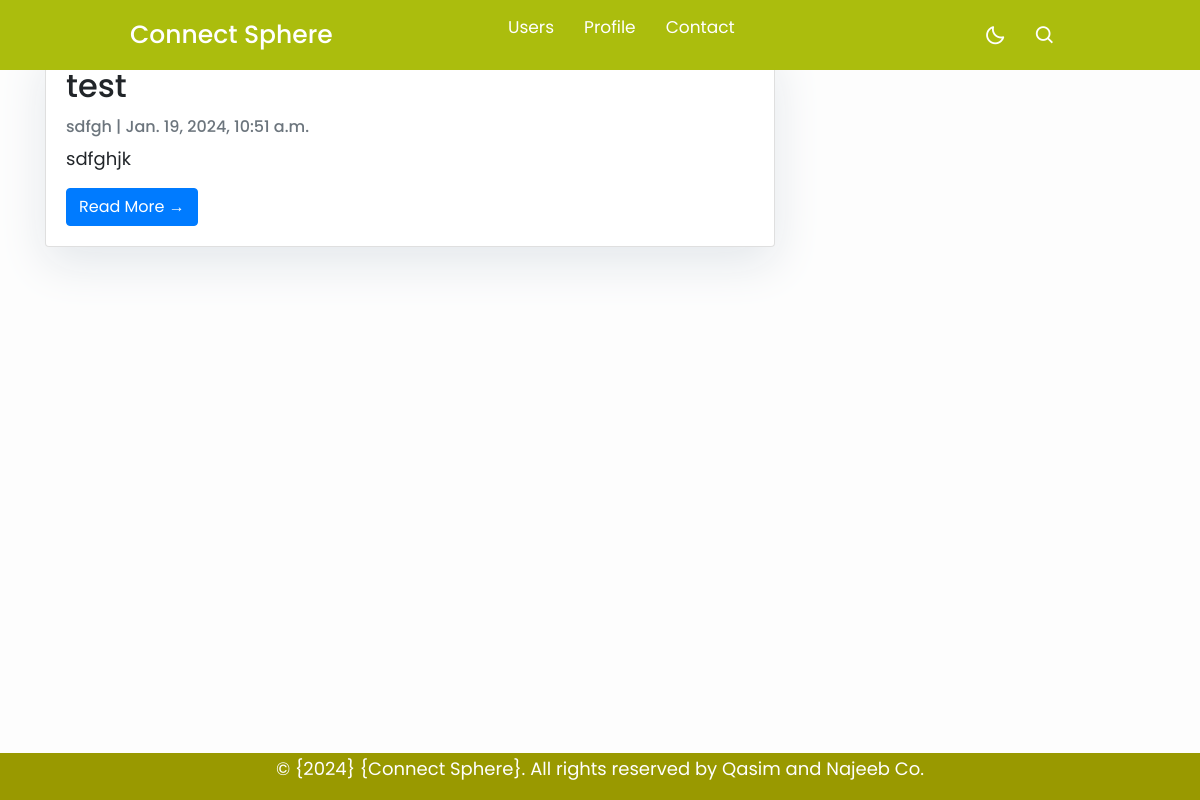
/posts/UserPost/1/ (signed in), run on the app's committed database.
### posts/models.py (models this page shows, shortened)
class Post(models.Model):
    title        = models.CharField(max_length=255)
    content      = models.TextField()
    like         = models.ManyToManyField(User, related_name='likes', blank= True, null= True)
    shared_user  = models.ForeignKey(User, on_delete=models.CASCADE, null= True)
    created_on   = models.DateTimeField(default=timezone.now)
    shared_on    = models.DateTimeField(default=timezone.now)
    image        = models.ImageField(upload_to='post_pic', blank=True, null=True)
    is_private   = models.BooleanField(default= False)

### posts/views.py (the view)
# urls.py: path('UserPost/<pk>/', UserPost.as_view(), name='UserPost'),
class UserPost(ListView):
    model = Post
    template_name = 'posts/Userposts.html'
    feilds = '__all__'
    def get_queryset(self):
        return Post.objects.filter(shared_user=self.request.user)

### posts/templates/posts/Userposts.html (shortened to what this page needs)
{% extends "base.html" %}
{% block content %}
<div class="container">
    <div class="row">
        <div class="col-md-8 mt-3 left">
            {% for object in object_list  %}
            <div class="card mb-4">
                <div class="card-body">
                    <h2 class="card-title">{{object.title}}</h2>
                    <p class="card-text text-muted h6">{{object.content|slice:":5" }} | {{object.created_on}} </p>
                    <p class="card-text">{{object.content }}</p>
                    <a href="{% url 'posts:post_detail' object.id %}" class="btn btn-primary">Read More &rarr;</a>
                </div>
            </div>
            {% endfor %}
    </div>
</div>
{%endblock%}

### static/css/footer.css (style rules this page uses)
body { margin: 0; padding: 0; font-family: Arial, sans-serif; min-height: 100vh; display: flex; flex-direction: column; }

### static/css/navbar.css (style rules this page uses)
* { margin: 0; padding: 0; box-sizing: border-box; font-family: 'Poppins', sans-serif; transition: all 0.4s ease;; }
:root { --body-color: #E4E9F7; --nav-color: rgb(171, 189, 13); --side-nav: #010718; --text-color: #FFF; --search-bar: #F2F2F2; --search-text: #010718; }
body { height: 100vh; background-color: var(--body-color); }

### posts/templates/posts/Userposts.html (style rules this page uses)
body { font-family: "Roboto", sans-serif; font-size: 18px; background-color: #fdfdfd; background-image: url('https://img.freepik.com/premium-photo/closeup-seascape-surface-blue-sea-water-with-small-ripple-waves_127089-25489.jpg'); background-repeat: no-repeat; background-size: cover; background-attachment: fixed; background-position: center; }
.card { box-shadow: 0 16px 48px #E3E7EB; }

### data on the page
Post: title "test", content "sdfgh", created_on "Jan. 19, 2024, 10:51 a.m.", content "sdfghjk"
